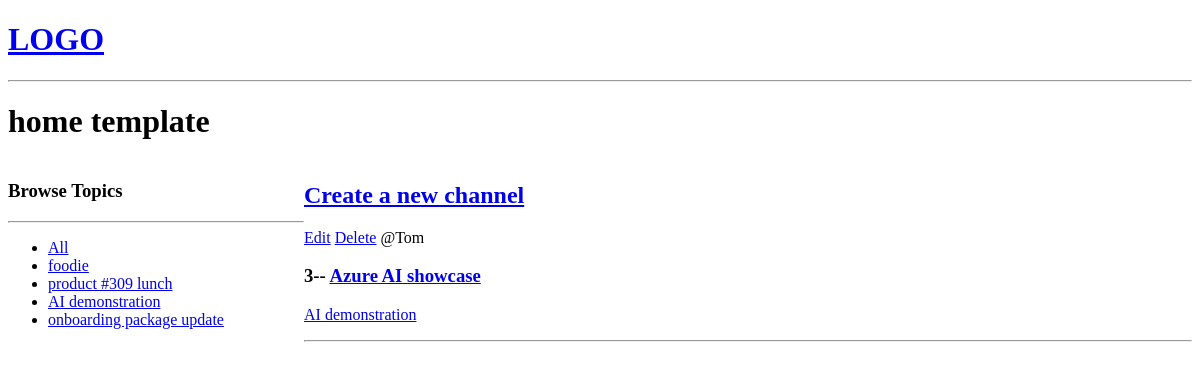
Before: / with the older database file.
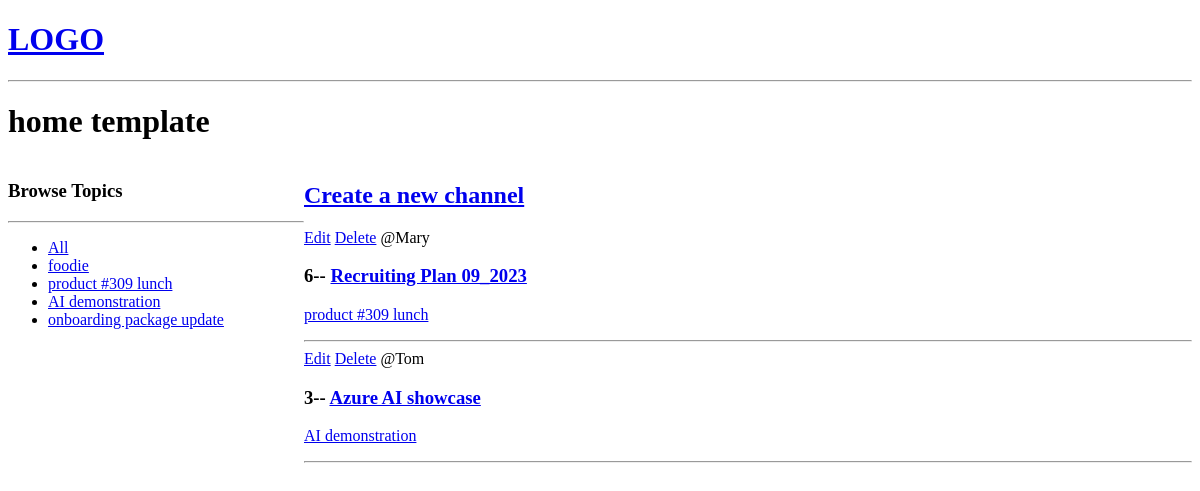
After: the same page with the newer database file.
### core/models.py (models this page shows, shortened)
class Topic(models.Model):
    name = models.CharField(max_length=160)

class Channel(models.Model):
    host = models.ForeignKey(User, on_delete=models.CASCADE, null=True)
    topic = models.ForeignKey(Topic, on_delete=models.SET_NULL, null=True)
    name = models.CharField(max_length=160)
    description = models.TextField(blank=True, null=True)
    updated = models.DateTimeField(auto_now=True)
    created = models.DateTimeField(auto_now_add=True)
    class Meta:
        ordering = ['-updated', '-created']

### core/views.py (the view)
# urls.py: path('', views.home, name='home'),
def home(request):
    q = request.GET.get('q') if request.GET.get('q') != None else ''
    channels = Channel.objects.filter(topic__name__icontains=q)
    topics = Topic.objects.all()
    context = {
        'channels': channels,
        'topics': topics
    }
    return render(request, 'core/home.html', context)

### core/templates/core/home.html (shortened to what this page needs)
{% extends "main.html" %}
{% block content %}
<h1>home template</h1>
<div class="home-container">
    <div>
        <h3>Browse Topics</h3>
        <hr>
        <ul>
            <li>
                <a href="{% url 'home' %}">All</a>
            </li>
            {% for topic in topics %}
            <li>
                <a href="{% url 'home' %}?q={{topic.name}}">{{topic.name}}</a>
            </li>
            {% endfor %}
    </div>
    <div>
        <h2><a href="{% url 'create-channel' %}">Create a new channel</a></h2>
        <div>
            {% for channel in channels %}
            <div>
                <a href="{% url 'update-channel' channel.id %}">Edit</a>
                <a href="{% url 'delete-channel' channel.id %}">Delete</a>
                <span>@{{channel.host.username}}</span>
                <h3> {{channel.id}}--
                    <a href="{% url 'channel' channel.id %}">
                        {{channel.name}}
                </h3>
                <p>{{channel.topic.name}}</p>
                <hr>
            </div>
            {% endfor %}
        </div>
    </div>
</div>
{% endblock content %}

Changed rows visible on the page:
added Channel: host.username "Mary", id "6", name "Recruiting Plan 09_2023", topic.name "product #309 lunch"
